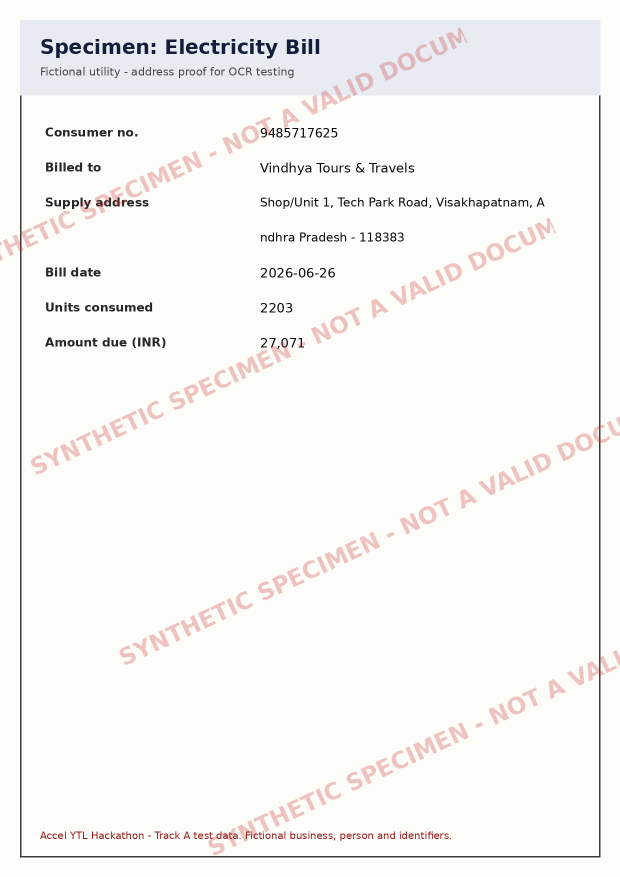
#> input picture data/raw/kyc_documents/K01_address_proof.png, 1240 x 1754 px (shown at 1/2 size)
$ python -i ocr.py   (imports and definitions only)   (older library calls are emulated)
#> lines starting #> are read from the running program, lines starting #| are printed output that depends on the picture
"""Local OCR for KYC documents (DECISIONS.md D8; evidence/ocr_spike/).

Images are decoded from request bytes and never written to disk. Before OCR:
the red channel only (washes out the red watermark), a blur gate, and deskew.
OCR runs in a small worker pool so a burst of uploads can't block the API
(ARCHITECTURE.md §4.3: 2 workers, 20 s timeout, at most 4 in flight).
"""

from __future__ import annotations

import threading
from concurrent.futures import ThreadPoolExecutor
from concurrent.futures import TimeoutError as FutureTimeout
from dataclasses import dataclass, field

import cv2
import numpy as np

BLUR_MIN_SHARPNESS = 100.0   # specimens score >= 832; K04's blurry GST certificate scores 0.9
SKEW_MIN_DEGREES = 0.5
MAX_SIDE = 2000
MAX_BYTES = 8 * 1024 * 1024


class OcrRefused(Exception):
    """The quality gate or input checks refused the image; ``code`` says why."""

    def __init__(self, code: str, detail: dict | None = None):
        super().__init__(code)
        self.code, self.detail = code, detail or {}


class OcrBusy(Exception):
    pass


@dataclass(frozen=True)
class Box:
    x: float
    y: float
    text: str
    score: float


@dataclass
class OcrResult:
    boxes: list[Box]
    quality: dict = field(default_factory=dict)


# [13 lines left out: function decode, not called in this run]


def sharpness(gray: np.ndarray) -> float:
    return float(cv2.Laplacian(gray, cv2.CV_64F).var())


def skew_degrees(gray: np.ndarray) -> float:
    edges = cv2.Canny(gray, 50, 150)
    lines = cv2.HoughLinesP(edges, 1, np.pi / 1800, 200, minLineLength=gray.shape[1] // 3, maxLineGap=10)
    if lines is None:
        return 0.0
    angles = [np.degrees(np.arctan2(y2 - y1, x2 - x1)) for x1, y1, x2, y2 in np.asarray(lines).reshape(-1, 4)]
    angles = [a for a in angles if abs(a) < 20]
    return float(np.median(angles)) if angles else 0.0


def prepare(img: np.ndarray) -> tuple[np.ndarray, dict]:
    red = img[:, :, 2]
    quality = {"sharpness": round(sharpness(red), 1), "skew": round(skew_degrees(red), 2)}
    if quality["sharpness"] < BLUR_MIN_SHARPNESS:
        raise OcrRefused("TOO_BLURRY", quality)
    if abs(quality["skew"]) > SKEW_MIN_DEGREES:
        h, w = red.shape
        m = cv2.getRotationMatrix2D((w / 2, h / 2), quality["skew"], 1.0)
        red = cv2.warpAffine(red, m, (w, h), flags=cv2.INTER_CUBIC, borderValue=255)
        quality["deskewed"] = True
    return cv2.cvtColor(red, cv2.COLOR_GRAY2BGR), quality


_local = threading.local()


# [17 lines left out: functions _engine, run_ocr, not called in this run]


class OcrPool:
    # [17 lines left out: functions __init__, submit, not called in this run]

    def shutdown(self) -> None:
        self._pool.shutdown(wait=False, cancel_futures=True)

>>> import cv2
>>> picture = cv2.imread('../../../data/raw/kyc_documents/K01_address_proof.png')
#> picture is the input picture: shape (1754, 1240, 3); mean B, G, R 242, 245.1, 246.2
>>> result = prepare(picture)
#> in prepare, `red = img[:, :, 2]`:
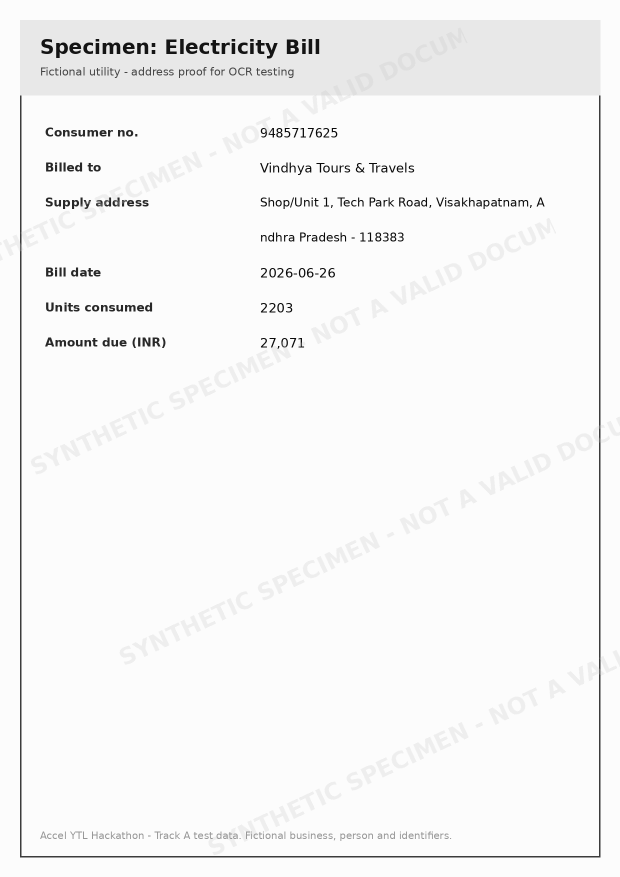
#> red: shape (1754, 1240) (shown at 1/2 size); min 10, max 252, mean 246.2
#> in skew_degrees, `edges = cv2.Canny(gray, 50, 150)`:
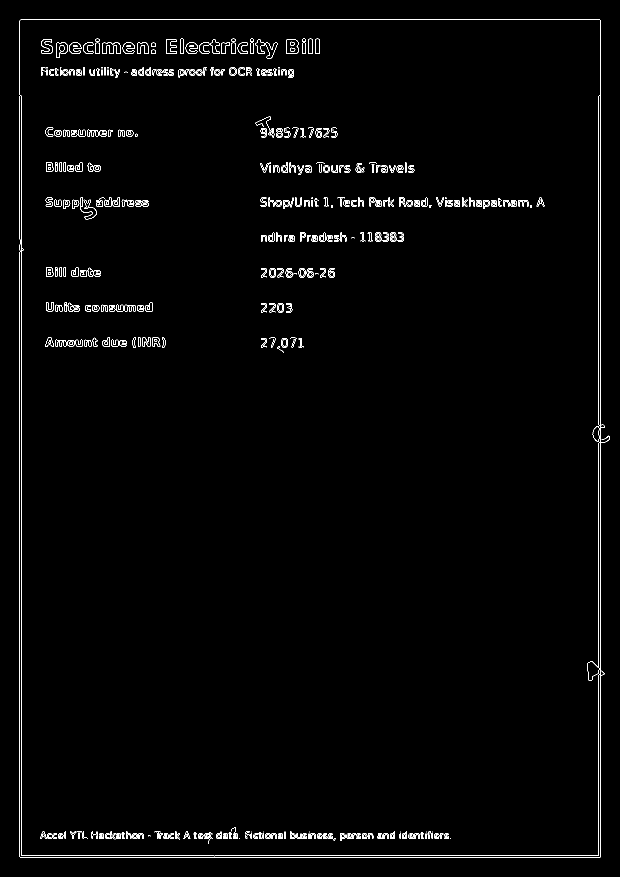
#> edges: shape (1754, 1240) (shown at 1/2 size); 1.4% white in thin lines or dots
#> in skew_degrees, `lines = cv2.HoughLinesP(edges, 1, np.pi / 1800, 200, minLineLength=gra..`: lines = [[1200, 1714, 1200, 40], [39, 1713, 39, 41], [1197, 1714, 1197, 192], [42, 1714, 42, 191], [43, 1711, 1196, 1711], [40, 1714, 1199, 1714], [41, 39, 1199, 39]]
#> in skew_degrees, `angles = [np.degrees(np.arctan2(y2 - y1, x2 - x1)) for x1, y1, x2, y2 ..`: angles = [-90, -90, -90, -90, 0, 0, 0]
#> in skew_degrees, `angles = [a for a in angles if abs(a) < 20]`: angles = [0, 0, 0]
#> in prepare, `quality = {"sharpness": round(sharpness(red), 1), "skew": round(skew_d..`: quality = {'sharpness': 914.7, 'skew': 0}
